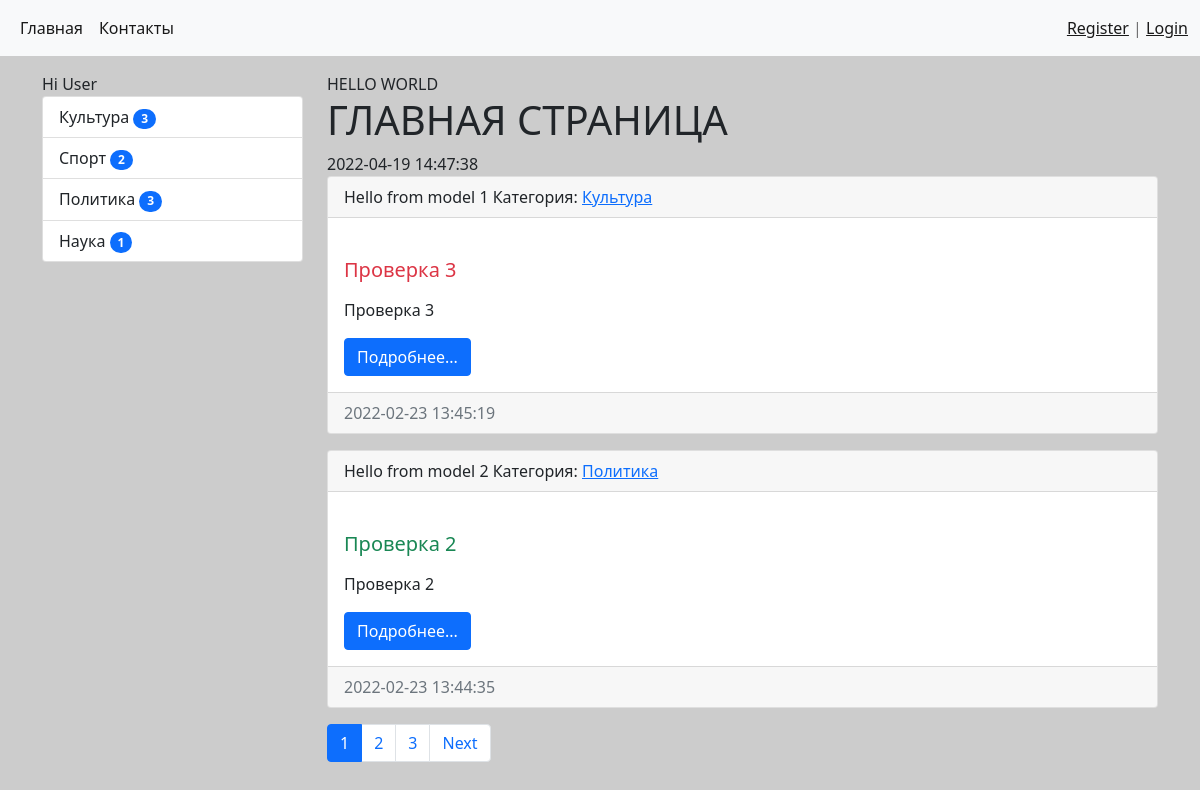
The app's page /, older data.
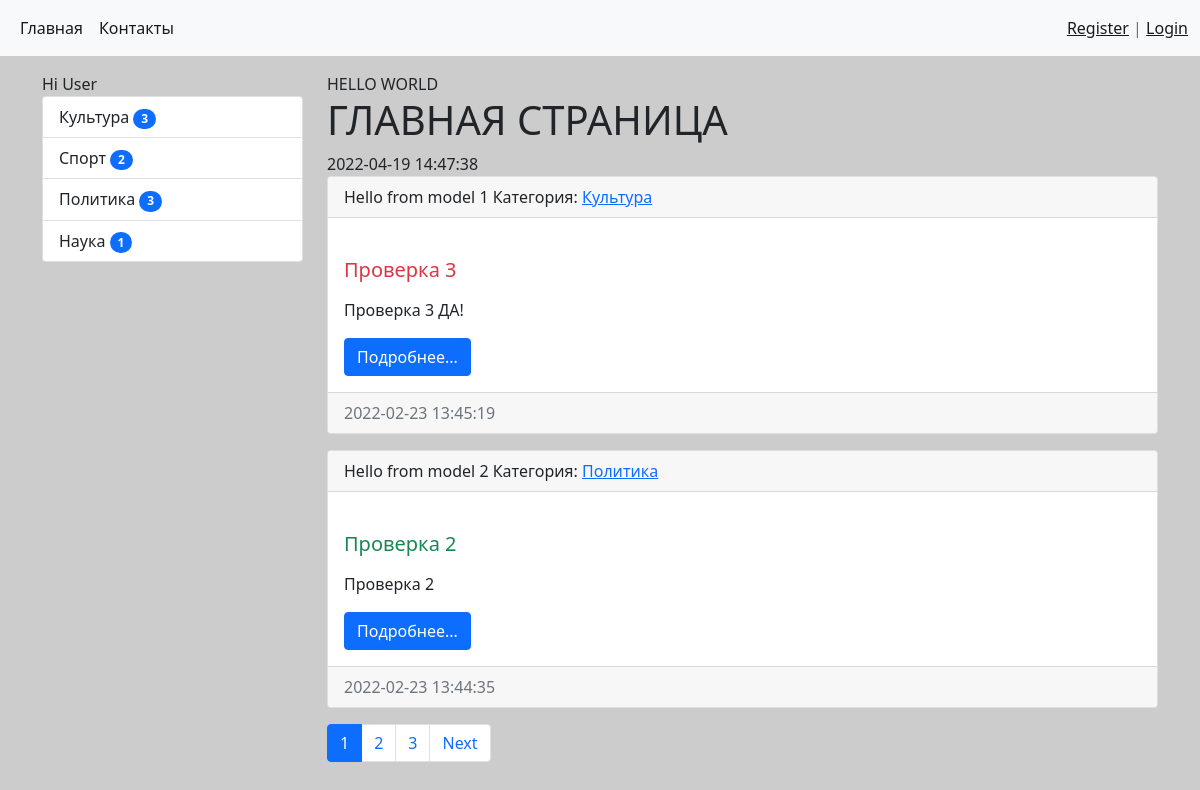
The same page, newer data.
### news/models.py (models this page shows, shortened)
class Category(models.Model):
    title = models.CharField(max_length=150, db_index=True, verbose_name='Наименование категории')
    def get_absolute_url(self):
        return reverse("category", kwargs={"category_id": self.pk})
    def __str__(self): # Функция, которая показывает строковое представление объектов
        return self.title
    class Meta:
        verbose_name = 'Категория'
        verbose_name_plural = 'Категории'
        ordering = ['title']

class News(models.Model):
    title = models.CharField(max_length=150, verbose_name='Наименование')
    content = models.TextField(blank=True, verbose_name='Контент')
    created_at = models.DateTimeField(auto_now_add=True, verbose_name='Дата публикации')
    updated_at = models.DateTimeField(auto_now=True, verbose_name='Дата правки')
    photo = models.ImageField(upload_to=f'photos/%Y/%m/%d', verbose_name='Фото', blank=True)
    is_published = models.BooleanField(default=True, verbose_name='Опубликованно')
    category = models.ForeignKey('Category', on_delete=models.PROTECT, verbose_name='Категория') # Связывание этой области с таблицей категорий. Параметр null нужен потому, что мы уже ранее создали таблицу и без этого параметра ее просто нельзя будет поменять, т.к. данных то там нет, а мы добавляем новое поле
    def my_func(self):
        return 'Hello from model'
    def get_absolute_url(self): # Благодаря этому методу, если мы работаем с классами в views.py то происходит при добавлении чего-то в БД редирект на эту самую новость, которую мы добавили
        return reverse("view_news", kwargs={"news_id": self.pk})
    class Meta:
        verbose_name = 'Новость'
        verbose_name_plural = 'Новости'
        ordering = ['-created_at']

### news/views.py (the view)
# urls.py: path('', cache_page(60)(HomeNews.as_view()), name='home'), # Маршрут если используем класс
class HomeNews(MyMixin, ListView):
    model = News # Будут полученны все данные из модели News
    template_name = 'news/home_news_list.html' # Переобределение базового файла. По умолчанию django создает файл с названием приложения + _list.html, но мы хотим свое название. Теперь шаблон news_list.html не используется
    context_object_name = 'news' # Указываем название того объекта с которым мы хотим работать, вместо базового object_list. Это все уже в шаблоне, когда проходим циклом. {% for item in object_list %}, теперь соответственно {% for item in news %}
    mixin_prop = 'hello world'
    paginate_by = 2 # Две записи на странице должно показываться
    def get_context_data(self, **kwargs): # Данная функция уже позволяет нам получать переменные, но уже и те которые являются динамическими, т.е. изменяемыми, в общем улучшенная версия атрибута extra_context
        context = super().get_context_data(**kwargs) # Теперь в переменной записано все то, что было до этого
        context['title'] = self.get_upper('Главная страница')
        context['mixin_prop'] = self.get_prop()
        return context
    def get_queryset(self): # Данные метод переопределеяется в том случае, если нам нужна фильтрация по определенным данным. Например мы не хотим, чтобы если галочка не стоит в is_published, тогда новость бы не показывалась и вот тогда мы переопределяем этот метод
        return News.objects.filter(is_published=True).select_related('category')

### news/templatetags/news_tags.py (called while the page is built)
@register.inclusion_tag('news/list_categories.html') # Тег и параметром передается где он создан
def show_categories(arg1='Hello', arg2='world'): # Создание уже сложного тега, который может и выводить данные и рендерить их, т.е. отображать
    categories = cache.get('categories')
    if not categories:
        categories = Category.objects.annotate(cnt=Count('news', filter=F('news__is_published'))).filter(cnt__gt=0)
        cache.set('categories', categories, 30)
    return {'categories': categories, 'arg1': arg1, 'arg2': arg2}

### news/utils.py (called while the page is built)
    def get_prop(self):
        return self.mixin_prop.upper()

    def get_upper(self, string):
        if isinstance(string, str):
            return string.upper()
        else:
            return string.title.upper()

### news/templates/news/home_news_list.html (shortened to what this page needs)
{% extends 'base.html' %}
{% block sidebar %}
    {% include 'inc/_sidebar.html' %}
{% endblock %}
{% block content %}
{{ mixin_prop }}
<h1>{{ title }}</h1>
{% now 'Y-m-d H:i:s' %}
{% for item in news %}
<div class="card mb-3">
    <div class="card-header">
        {{item.my_func}}
        {{forloop.counter}}
        Категория: <a href="{{ item.category.get_absolute_url }}">{{ item.category }}</a>
    </div>
    <div class="card-body">
        <div class="media">
            <div class="media-body">
                <h5 class="card-title {% cycle 'text-danger' 'text-success' %}">{{ item.title }}</h5>
                {% autoescape off %}
                <p class="card-text">{{ item.content|safe|linebreaks|truncatewords:50 }}</p>
                {% endautoescape %}
                <a href="{{ item.get_absolute_url }}" class="btn btn-primary">Подробнее...</a>
            </div>
        </div>
    </div>
    <div class="card-footer text-muted">
        {{ item.created_at|date:'Y-m-d H:i:s' }}
    </div>
</div>
{% endfor %}
{% endblock %}

### templates/base.html (shortened to what this page needs)
{% load static %}
<!doctype html>
<html lang="ru">
<head>
    <link href="{% static 'bootstrap/css/bootstrap.min.css' %}" rel="stylesheet"
>
    <link rel="stylesheet" href="{% static 'css/style.css' %}">
</head>
<body>
    {% include 'inc/_nav.html' %}
    <div class="container mt-3">
        <div class="row">
            <div class="col-md-3">
                {% block sidebar %}SIDEBAR{% endblock %}
            </div>
            <div class="col-md-9">
                {% block content %}CONTENT{% endblock %}
                {% if page_obj.has_other_pages %}
                    <nav aria-label="...">
                        <ul class="pagination">
                            {% for p in page_obj.paginator.page_range %}
                                {% if page_obj.number == p %}
                                    <li class="page-item active" aria-current="page">
                                        <a class="page-link" href="?page={{ p }}">{{ p }}</a>
                                    </li>
                                {% elif p > page_obj.number|add:-3 and p < page_obj.number|add:3 %}
                                    <li class="page-item">
                                        <a class="page-link" href="?page={{ p }}">{{ p }}</a>
                                    </li>
                                {% endif %}
                            {% endfor %}
                            {% if page_obj.has_next %}
                                <li class="page-item">
                                    <a class="page-link" href="?page={{ page_obj.next_page_number }}">Next</a>
                                </li>
                            {% endif %}
                        </ul>
                    </nav>
                {% endif %}
            </div>
        </div>
    </div>
</body>
</html>

### templates/inc/_nav.html (shortened to what this page needs)
<nav class="navbar navbar-expand-lg navbar-light bg-light">
    <div class="container-fluid">
        <div class="collapse navbar-collapse" id="navbarSupportedContent">
            <ul class="navbar-nav me-auto mb-2 mb-lg-0">
                <li class="nav-item">
                    <a class="nav-link active" aria-current="page" href="{% url 'home' %}">Главная</a>
                </li>
                <li class="nav-item">
                    <a class="nav-link active" aria-current="page" href="{% url 'contact' %}">Контакты</a>
                </li>
            </ul>
            <span class="navbar-text">
                {% if request.user.is_authenticated %}
                    Добро пожаловать, {{ user.username }} | <a href="{% url 'logout' %}">Выход</a>
                {% else %}
                    <a href="{% url 'register' %}">Register</a> | <a href="{% url 'login' %}">Login</a>
                {% endif %}
            </span>
        </div>
    </div>
</nav>

### templates/inc/_sidebar.html (shortened to what this page needs)
{% load news_tags %}
{% show_categories arg2='User' arg1='Hi' %}

### news/templates/news/list_categories.html
<div class="list-group">
    {{ arg1 }} {{ arg2 }}
    {% for item in categories %}
    <a href="{{ item.get_absolute_url }}" class="list-group-item list-group-item-action">{{ item.title }} <span class="badge bg-primary rounded-pill">{{ item.cnt }}</span> </a>
    {% endfor %}
</div>

### mysite/static/css/style.css (style rules this page uses)
body { background-color: #ccc; }

Row changes from the older to the newer data that the page shows:
changed News "Проверка 3": content "Проверка 3" → "Проверка 3 ДА!"
